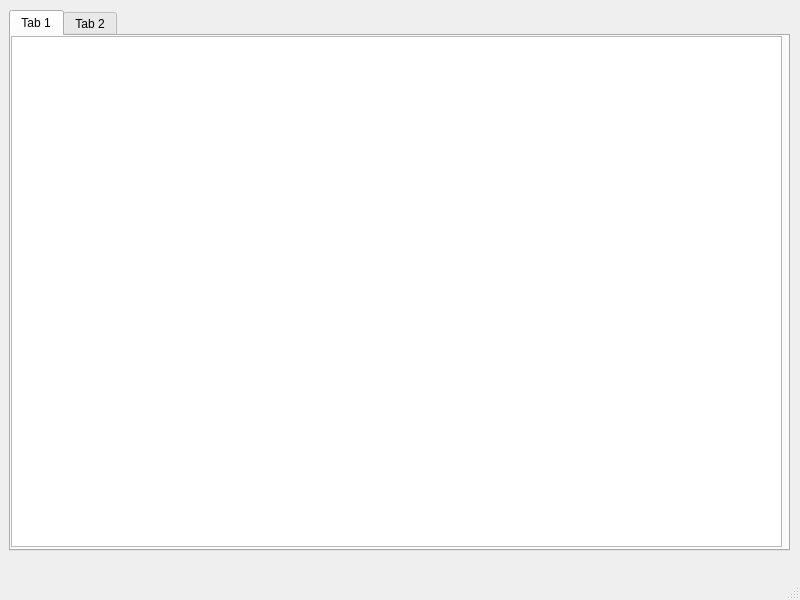
<?xml version="1.0" encoding="UTF-8"?>
<ui version="4.0">
 <class>MainWindow</class>
 <widget class="QMainWindow" name="MainWindow">
  <property name="geometry">
   <rect>
    <x>0</x>
    <y>0</y>
    <width>800</width>
    <height>600</height>
   </rect>
  </property>
  <property name="windowTitle">
   <string>MainWindow</string>
  </property>
  <widget class="QWidget" name="centralwidget">
   <widget class="QWidget" name="gridLayoutWidget">
    <property name="geometry">
     <rect>
      <x>9</x>
      <y>10</y>
      <width>781</width>
      <height>541</height>
     </rect>
    </property>
    <layout class="QGridLayout" name="gridLayout">
     <item row="0" column="0">
      <widget class="QTabWidget" name="tabWidget">
       <property name="currentIndex">
        <number>0</number>
       </property>
       <widget class="QWidget" name="tab">
        <attribute name="title">
         <string>Tab 1</string>
        </attribute>
        <widget class="QWidget" name="gridLayoutWidget_2">
         <property name="geometry">
          <rect>
           <x>0</x>
           <y>0</y>
           <width>771</width>
           <height>511</height>
          </rect>
         </property>
         <layout class="QGridLayout" name="gridLayout_2">
          <item row="0" column="0">
           <widget class="QTableWidget" name="tableWidget"/>
          </item>
         </layout>
        </widget>
       </widget>
       <widget class="QWidget" name="tab_2">
        <attribute name="title">
         <string>Tab 2</string>
        </attribute>
        <widget class="QWidget" name="gridLayoutWidget_3">
         <property name="geometry">
          <rect>
           <x>0</x>
           <y>0</y>
           <width>771</width>
           <height>511</height>
          </rect>
         </property>
         <layout class="QGridLayout" name="gridLayout_3">
          <item row="0" column="0">
           <widget class="QTableWidget" name="tableWidget_2"/>
          </item>
         </layout>
        </widget>
       </widget>
      </widget>
     </item>
    </layout>
   </widget>
  </widget>
  <widget class="QMenuBar" name="menubar">
   <property name="geometry">
    <rect>
     <x>0</x>
     <y>0</y>
     <width>800</width>
     <height>24</height>
    </rect>
   </property>
  </widget>
  <widget class="QStatusBar" name="statusbar"/>
 </widget>
 <resources/>
 <connections/>
</ui>
